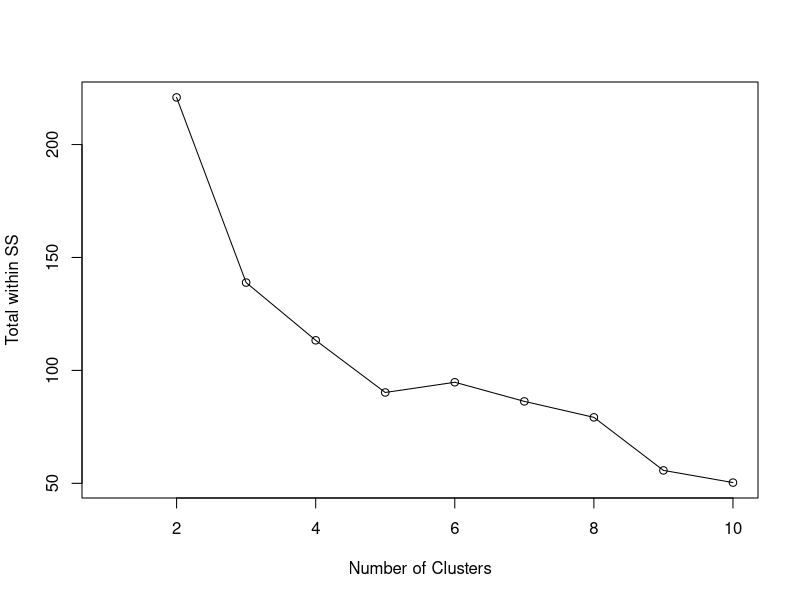

This chart was generated by the following R code:
?iris

data=iris[,1:4]
all_data = iris
summary(all_data$Species)

# scale data
pmatrix=scale(data)


# calculate distance
d=dist(pmatrix)


totwinss=c()

for (k in 2:10){
  k_cl=kmeans(pmatrix, k)
  totwinss[k]<-k_cl$tot.withinss
}


plot(1:10, totwinss, xlab="Number of Clusters", ylab="Total within SS")
lines(1:10, totwinss)



# Elbow Method (balance between coherence and genralization)
k_cl=kmeans(pmatrix, 3)

table(all_data$Species, k_cl$cluster)
